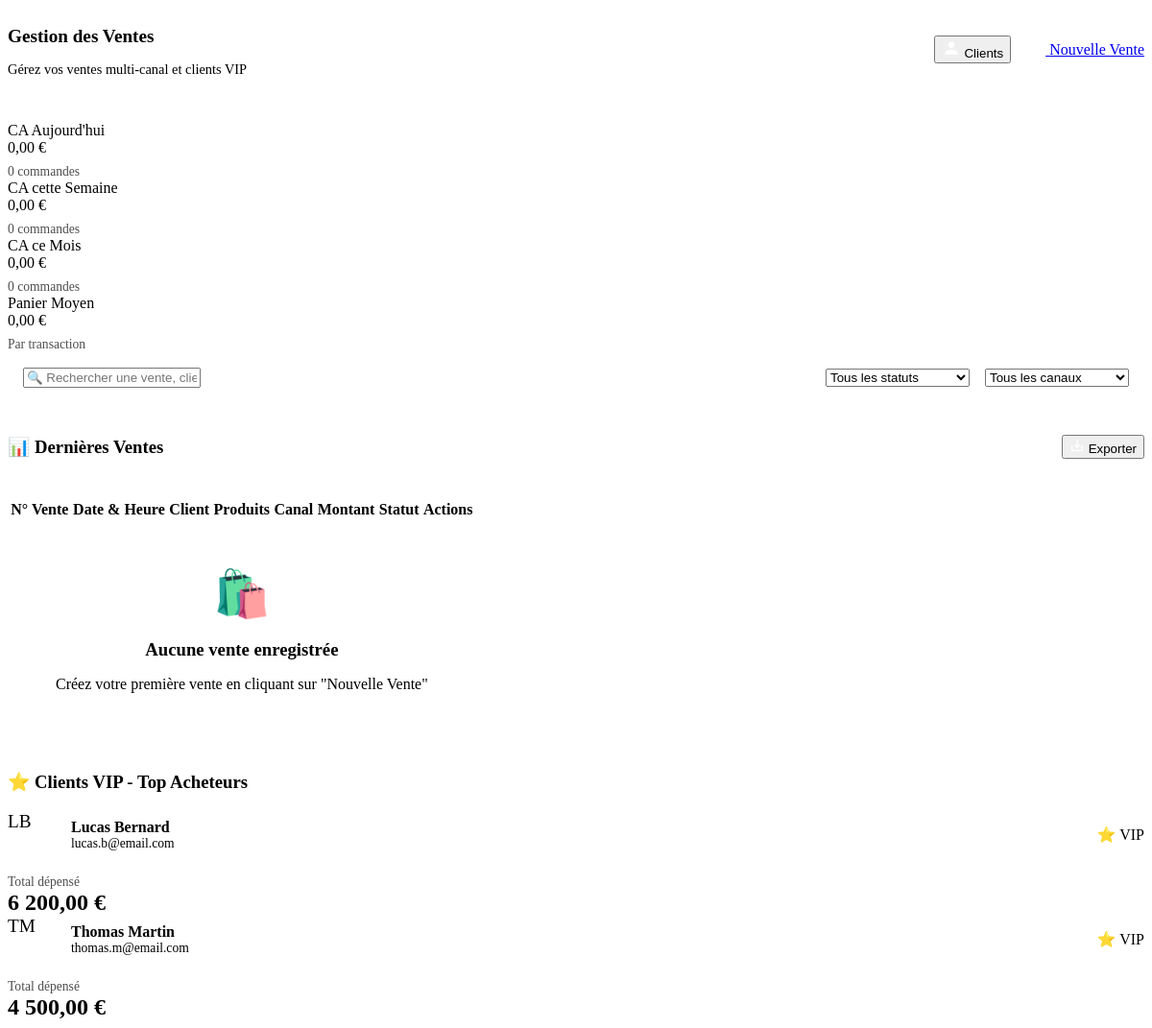
The app's page /modules/ventes/ventes.php with its own data.
### tables this page shows
CREATE TABLE clients (
    id INT AUTO_INCREMENT PRIMARY KEY,
    first_name VARCHAR(100) NOT NULL,
    last_name VARCHAR(100) NOT NULL,
    email VARCHAR(255) UNIQUE NOT NULL,
    phone VARCHAR(20),
    address TEXT,
    city VARCHAR(100),
    postal_code VARCHAR(10),
    country VARCHAR(100) DEFAULT 'France',
    type ENUM('Regular', 'VIP', 'Pro') DEFAULT 'Regular',
    loyalty_points INT DEFAULT 0,
    total_spent DECIMAL(10,2) DEFAULT 0,
    notes TEXT,
    active BOOLEAN DEFAULT TRUE,
    created_at TIMESTAMP DEFAULT CURRENT_TIMESTAMP,
    updated_at TIMESTAMP DEFAULT CURRENT_TIMESTAMP ON UPDATE CURRENT_TIMESTAMP,
    INDEX idx_email (email),
    INDEX idx_type (type)
);

### modules/ventes/ventes.php (the view, shortened to what this page needs)
<?php
try {
    $pdo = getDB();
    $stmt = $pdo->query("
        SELECT
            s.id,
            s.sale_number,
            s.sale_date,
            CONCAT(c.first_name, ' ', c.last_name) as client_name,
            c.type as client_type,
            s.channel,
            s.status,
            s.total,
            GROUP_CONCAT(CONCAT(p.model, ' - T.', sl.size) SEPARATOR ', ') as products
        FROM sales s
        JOIN clients c ON s.client_id = c.id
        LEFT JOIN sale_lines sl ON s.id = sl.sale_id
        LEFT JOIN products p ON sl.product_id = p.id
        GROUP BY s.id
        ORDER BY s.sale_date DESC
        LIMIT 20
    ");
    $recent_sales = $stmt->fetchAll();
    $stats_query = $pdo->query("
        SELECT
            COALESCE(SUM(CASE WHEN DATE(sale_date) = CURDATE() THEN total ELSE 0 END), 0) as today_sales,
            COUNT(CASE WHEN DATE(sale_date) = CURDATE() THEN 1 END) as today_orders,
            COALESCE(SUM(CASE WHEN YEARWEEK(sale_date) = YEARWEEK(NOW()) THEN total ELSE 0 END), 0) as week_sales,
            COUNT(CASE WHEN YEARWEEK(sale_date) = YEARWEEK(NOW()) THEN 1 END) as week_orders,
            COALESCE(SUM(CASE WHEN MONTH(sale_date) = MONTH(NOW()) THEN total ELSE 0 END), 0) as month_sales,
            COUNT(CASE WHEN MONTH(sale_date) = MONTH(NOW()) THEN 1 END) as month_orders,
            COALESCE(AVG(total), 0) as avg_basket
        FROM sales
        WHERE status != 'cancelled'
    ");
    $stats = $stats_query->fetch();
    $vip_clients = $pdo->query("
        SELECT * FROM clients
        WHERE type = 'VIP' AND active = 1
        ORDER BY total_spent DESC
        LIMIT 4
    ")->fetchAll();
} catch (Exception $e) {
    error_log("Erreur module ventes : " . $e->getMessage());
    $recent_sales = [];
    $stats = [
        'today_sales' => 0,
        'today_orders' => 0,
        'week_sales' => 0,
        'week_orders' => 0,
        'month_sales' => 0,
        'month_orders' => 0,
        'avg_basket' => 0
    ];
    $vip_clients = [];
}
?>
<div id="ventes-module">
    <div style="display: flex; justify-content: space-between; align-items: center; margin-bottom: 2rem;">
        <div>
            <h3 style="font-size: 1.2rem; color: var(--light); margin-bottom: 0.5rem;">Gestion des Ventes</h3>
            <p style="color: var(--secondary); font-size: 0.9rem;">Gérez vos ventes multi-canal et clients VIP</p>
        </div>
        <div style="display: flex; gap: 1rem;">
            <button class="btn btn-secondary" onclick="window.location.href='index.php?module=ventes&action=clients'">
                <svg xmlns="http://www.w3.org/2000/svg" width="20" height="20" fill="white" viewBox="0 0 24 24">
                    <path d="M12 12c2.21 0 4-1.79 4-4s-1.79-4-4-4-4 1.79-4 4 1.79 4 4 4zm0 2c-2.67 0-8 1.34-8 4v2h16v-2c0-2.66-5.33-4-8-4z"/>
                </svg>
                Clients
            </button>
            <a href="index.php?module=ventes&action=select_client" class="btn btn-primary">
                <svg xmlns="http://www.w3.org/2000/svg" width="20" height="20" fill="white" viewBox="0 0 24 24">
                    <path d="M19 13h-6v6h-2v-6H5v-2h6V5h2v6h6v2z"/>
                </svg>
                Nouvelle Vente
            </a>
        </div>
    </div>
    <div class="cards-grid">
        <div class="card">
            <div class="card-label">CA Aujourd'hui</div>
            <div class="card-value"><?php echo number_format($stats['today_sales'], 2, ',', ' ') . ' €'; ?></div>
            <div style="margin-top: 0.5rem; color: var(--light); opacity: 0.7; font-size: 0.85rem;">
                <?php echo $stats['today_orders']; ?> commandes
            </div>
        </div>
        <div class="card">
            <div class="card-label">CA cette Semaine</div>
            <div class="card-value"><?php echo number_format($stats['week_sales'], 2, ',', ' ') . ' €'; ?></div>
            <div style="margin-top: 0.5rem; color: var(--light); opacity: 0.7; font-size: 0.85rem;">
                <?php echo $stats['week_orders']; ?> commandes
            </div>
        </div>
        <div class="card">
            <div class="card-label">CA ce Mois</div>
            <div class="card-value"><?php echo number_format($stats['month_sales'], 2, ',', ' ') . ' €'; ?></div>
            <div style="margin-top: 0.5rem; color: var(--light); opacity: 0.7; font-size: 0.85rem;">
                <?php echo $stats['month_orders']; ?> commandes
            </div>
        </div>
        <div class="card">
            <div class="card-label">Panier Moyen</div>
            <div class="card-value"><?php echo number_format($stats['avg_basket'], 2, ',', ' ') . ' €'; ?></div>
            <div style="margin-top: 0.5rem; color: var(--light); opacity: 0.7; font-size: 0.85rem;">
                Par transaction
            </div>
        </div>
    </div>
    <div class="table-container" style="margin-bottom: 1rem; padding: 1rem;">
        <div style="display: flex; gap: 1rem; flex-wrap: wrap; align-items: center;">
            <div style="flex: 1; min-width: 250px;">
                <input type="text" class="form-control" placeholder="🔍 Rechercher une vente, client, produit..."
                       onkeyup="filterSales(this.value)">
            </div>
            <select class="form-control" style="width: auto; min-width: 150px;" onchange="filterByStatus(this.value)">
                <option value="">Tous les statuts</option>
            </select>
            <select class="form-control" style="width: auto; min-width: 150px;" onchange="filterByChannel(this.value)">
                <option value="">Tous les canaux</option>
            </select>
        </div>
    </div>
    <div class="table-container">
        <div style="display: flex; justify-content: space-between; align-items: center; margin-bottom: 1.5rem;">
            <h3>📊 Dernières Ventes</h3>
            <button class="btn btn-secondary btn-sm">
                <svg xmlns="http://www.w3.org/2000/svg" width="16" height="16" fill="white" viewBox="0 0 24 24">
                    <path d="M19 12v7H5v-7H3v7c0 1.1.9 2 2 2h14c1.1 0 2-.9 2-2v-7h-2zm-6 .67l2.59-2.58L17 11.5l-5 5-5-5 1.41-1.41L11 12.67V3h2z"/>
                </svg>
                Exporter
            </button>
        </div>
        <table id="sales-table">
            <thead>
                <tr>
                    <th>N° Vente</th>
                    <th>Date & Heure</th>
                    <th>Client</th>
                    <th>Produits</th>
                    <th>Canal</th>
                    <th>Montant</th>
                    <th>Statut</th>
                    <th>Actions</th>
                </tr>
            </thead>
            <tbody>
                <?php if (empty($recent_sales)): ?>
                    <tr>
                        <td colspan="8" style="text-align: center; padding: 3rem; color: var(--secondary);">
                            <div style="font-size: 3rem; margin-bottom: 1rem;">🛍️</div>
                            <h3 style="margin-bottom: 0.5rem;">Aucune vente enregistrée</h3>
                            <p>Créez votre première vente en cliquant sur "Nouvelle Vente"</p>
                        </td>
                    </tr>
                <?php endif; ?>
            </tbody>
        </table>
    </div>
    <?php if (!empty($vip_clients)): ?>
    <div class="section-header" style="margin-top: 2rem;">
        <h3>⭐ Clients VIP - Top Acheteurs</h3>
    </div>
    <div class="cards-grid">
        <?php foreach ($vip_clients as $client): ?>
        <div class="card" style="cursor: pointer;" onclick="window.location.href='index.php?module=ventes&action=panier&client_id=<?php echo $client['id']; ?>'">
            <div style="display: flex; align-items: center; gap: 1rem; margin-bottom: 1rem;">
                <div class="avatar" style="width: 50px; height: 50px; font-size: 1.2rem;">
                    <?php echo strtoupper(substr($client['first_name'], 0, 1) . substr($client['last_name'], 0, 1)); ?>
                </div>
                <div style="flex: 1;">
                    <h4 style="margin: 0; color: var(--light);">
                        <?php echo htmlspecialchars($client['first_name'] . ' ' . $client['last_name']); ?>
                    </h4>
                    <p style="margin: 0; font-size: 0.85rem; color: var(--secondary);"><?php echo htmlspecialchars($client['email']); ?></p>
                </div>
                <span class="badge warning">⭐ VIP</span>
            </div>
            <div style="display: flex; justify-content: space-between; align-items: center;">
                <div>
                    <div style="font-size: 0.85rem; color: var(--light); opacity: 0.7;">Total dépensé</div>
                    <div style="font-size: 1.5rem; font-weight: 700; color: var(--secondary);">
                        <?php echo number_format($client['total_spent'], 2, ',', ' ') . ' €'; ?>
                    </div>
                </div>
            </div>
        </div>
        <?php endforeach; ?>
    </div>
    <?php endif; ?>
</div>

### records on screen
clients: first_name+last_name "LB", first_name+last_name "Lucas Bernard", email "lucas.b@email.com", total_spent "6 200,00"
clients: first_name+last_name "TM", first_name+last_name "Thomas Martin", email "thomas.m@email.com", total_spent "4 500,00"

### other values on screen
$stats['today_sales'] "0,00"
$stats['today_orders'] "0"
$stats['week_sales'] "0,00"
$stats['week_orders'] "0"
$stats['month_sales'] "0,00"
$stats['month_orders'] "0"
$stats['avg_basket'] "0,00"
